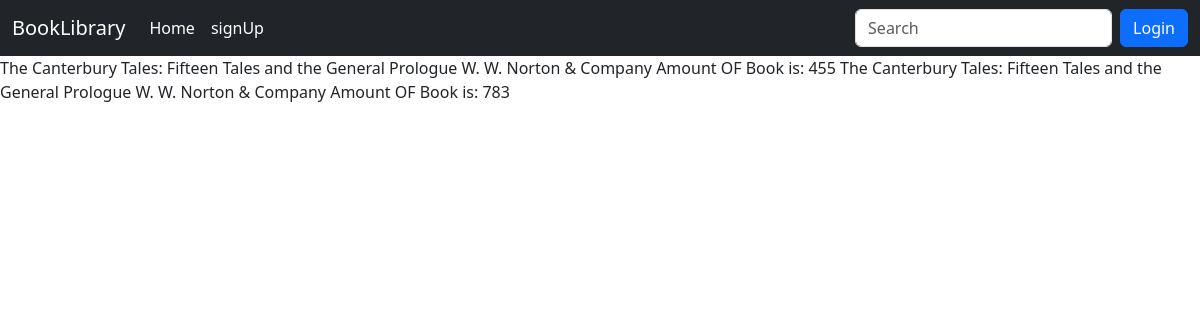
Screenshot of /bookDetails/32816/ with the database file from the repository.
### home/models.py (models this page shows)
class FetchBook(models.Model):
    book_id =  models.IntegerField(unique=False, default= 10, blank= False)
    image = models.ImageField(upload_to='images' ,default='default_image.jpg')
    title = models.CharField(max_length=10000, blank=False)
    publication_date =  models.CharField(max_length=100, blank=False)
    text_reviews_count = models.IntegerField(blank=True)
    ratings_count = models.IntegerField(blank=True)
    language_code = models.CharField(max_length=100, blank=False)
    isbn =  models.CharField(max_length=100, blank=False)
    isbn13 = models.CharField(max_length=100, blank=False)
    average_rating = models.FloatField(blank=True)
    authors = models.CharField(max_length=100, blank=False)
    publisher = models.CharField(max_length=100, blank=False)
    amount = models.PositiveIntegerField(null=False, blank=False ,default=False)

### home/views.py (the view)
# urls.py: path('bookDetails/<book_id>/',views.getDetails, name = 'getDetails')
def getDetails(request,book_id):
    queryset = FetchBook.objects.filter(book_id = book_id)
    context = {
        'queryset':queryset
    }
    return render(request, 'bookDetails.html', context)

### home/templates/bookDetails.html (shortened to what this page needs)
{% extends "base.html" %}]
{% block body %}
{% for i in queryset %}
{{i.title}}
{{i.publisher}}
Amount OF Book is:
{{i.amount}}
{% endfor %}
{% endblock %}

### rows the page displays
FetchBook: title "The Canterbury Tales: Fifteen Tales and the General Prologue", publisher "W. W. Norton & Company", amount "455"
FetchBook: title "The Canterbury Tales: Fifteen Tales and the General Prologue", publisher "W. W. Norton & Company", amount "783"
